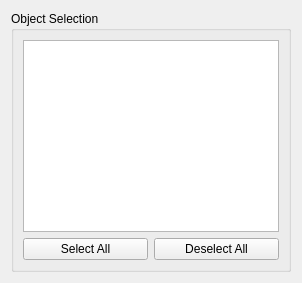
      <widget class="QWidget" name="ObjectTab">
       <attribute name="title">
        <string>Objects</string>
       </attribute>
       <layout class="QVBoxLayout" name="verticalLayout_3">
        <item>
         <widget class="QGroupBox" name="groupBox_7">
          <property name="font">
           <font>
            <weight>50</weight>
            <bold>false</bold>
           </font>
          </property>
          <property name="title">
           <string>Object Selection</string>
          </property>
          <layout class="QVBoxLayout" name="verticalLayout_4">
           <item>
            <widget class="QTreeWidget" name="objectListWidget_">
             <property name="sortingEnabled">
              <bool>true</bool>
             </property>
             <attribute name="headerVisible">
              <bool>false</bool>
             </attribute>
             <column>
              <property name="text">
               <string notr="true">1</string>
              </property>
             </column>
            </widget>
           </item>
           <item>
            <layout class="QHBoxLayout" name="horizontalLayout">
             <item>
              <widget class="QPushButton" name="selectAllPushButton_">
               <property name="font">
                <font>
                 <weight>50</weight>
                 <bold>false</bold>
                </font>
               </property>
               <property name="text">
                <string>Select All</string>
               </property>
              </widget>
             </item>
             <item>
              <widget class="QPushButton" name="deselectAllPushButton_">
               <property name="font">
                <font>
                 <weight>50</weight>
                 <bold>false</bold>
                </font>
               </property>
               <property name="text">
                <string>Deselect All</string>
               </property>
              </widget>
             </item>
            </layout>
           </item>
          </layout>
         </widget>
        </item>
       </layout>
      </widget>
